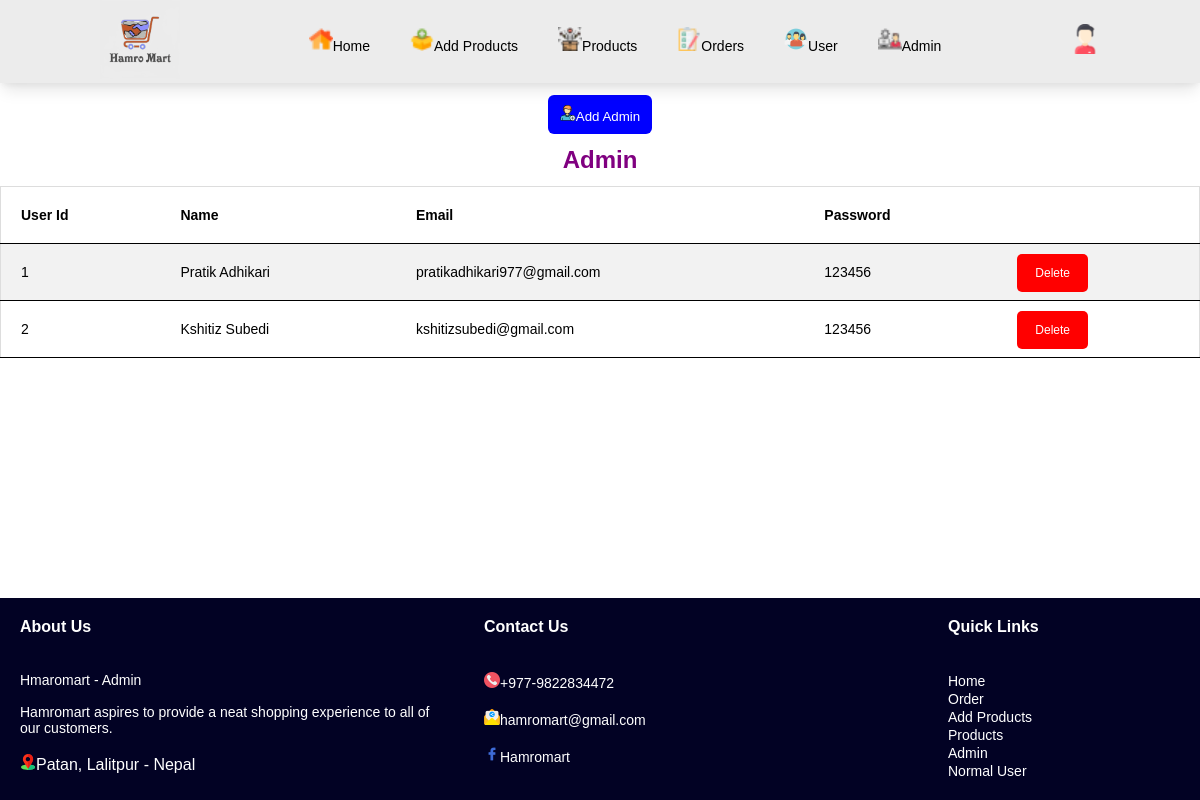
The page /admin_admin.php (signed in) on the database its author committed.
### tables this page shows
CREATE TABLE `users` (
  `id` int(4) NOT NULL,
  `name` varchar(30) NOT NULL,
  `email` varchar(100) NOT NULL,
  `password` varchar(30) NOT NULL,
  `user_type` varchar(10) NOT NULL
);

### admin_admin.php (the view, shortened to what this page needs)
<?php
      include 'admin_header.php';
?>
    <div class="add-admin">
         <a href="admin_add_admin.php"><button><img src="./assets/icons/add-user.png" alt="">Add Admin</button></a>
    </div>
<section class="order">
    <h2>Admin</h2>
  <div class="order-container">
    <table>
             <tr>
                <th>User Id</th>
                <th>Name</th>
                <th>Email</th>
                <th>Password</th>
                <th></th>
             </tr>
        <?php
           $select_admin=mysqli_query($conn,"SELECT * FROM `users` WHERE user_type='admin' ") or die('query failed');
           if(mysqli_num_rows($select_admin)>0){
                while($fetch_admin=mysqli_fetch_assoc($select_admin)){
        ?>
             <tr>
                <td><?php echo $fetch_admin['id'];?></td>
                <td><?php echo $fetch_admin['name'];?></td>
                <td><?php echo $fetch_admin['email'];?></td>
                <td><?php echo $fetch_admin['password'];?></td>
                <td> <a href="admin_admin.php?delete=<?php echo $fetch_admin['id'];?>" onclick="return confirm('Are you sure?')" class="delete">Delete</a></td>
             </tr>
        <?php
               }
           }
        ?>
     </table>
  </div>
</section>
<?php
 include 'admin_footer.php'?>

### css/admin_page.css (style rules this page uses)
* { margin: 0; padding: 0; box-sizing: border-box; font-family: sans-serif; }
button { margin: 12px auto; background-color: blue; color: white; outline: none; border: none; padding: 10px 12px; border-radius: 6px; cursor: pointer; }

### css/admin_add_admin.css (style rules this page uses)
.add-admin { text-decoration: none; display: flex; justify-content: center; align-items: center; width: 180px; margin: 0 auto; }

### css/admin_orders.css (style rules this page uses)
.order h2 { text-align: center; color: purple; }
.order-container { width: 100%; overflow-x:auto }
.order-container table { width: 100%; }
.order-container table tr td,th { font-size: 14px; margin: 10px; border-bottom: 1px solid black; }
table { border-collapse: collapse; border-spacing: 0; width: 100%; border: 1px solid #ddd; margin: 12px 0; padding: 20px; }
th, td { text-align: left; padding: 20px; }
tr:nth-child(even) { background-color: #f2f2f2 }
.delete { padding: 12px 18px; background-color:red; text-decoration: none; color: white; border-radius: 5px; cursor: pointer; font-size: 12px; }

### rows shown on the page
users: id "1", name "Pratik Adhikari", email "pratikadhikari977@gmail.com", password "123456"
users: id "2", name "Kshitiz Subedi", email "kshitizsubedi@gmail.com", password "123456"
